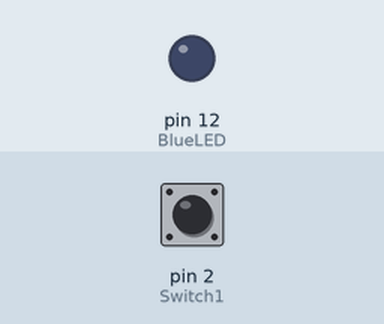
The sketch below on a simulated Arduino Uno, built with avr-gcc and run on an emulated ATmega328P. Shown: output pins drawn as LEDs (lit = HIGH). Dashed ring = blinking. The test bench sets the inputs (shaded band); at power-on: pin 2 (Switch1) LOW.

Above: at 1.2 s.
1.3 s: pin 2 (Switch1) pulled HIGH for 0.15 s
At 1.37 s:
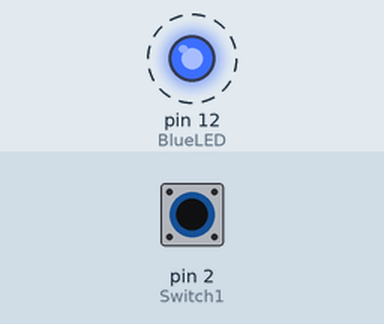
3.2 s: pin 2 (Switch1) pulled HIGH for 3.2 s
At 7.5 s:
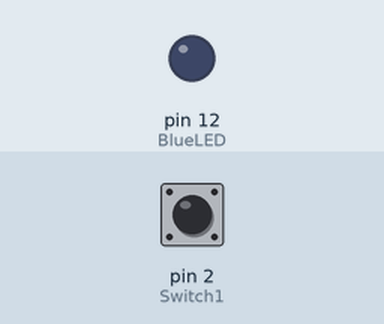
Timing chart, 0 to 9.0 s (numbered marks = the images above; inputs shaded):
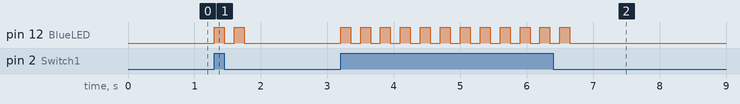

Measured:
- after the input at 1.3 s, pin 12 (BlueLED): alternates HIGH for 0.15 s and LOW for 0.15 s, 4 changes in all, then stays LOW, starting at once
- after the input at 3.2 s, pin 12 (BlueLED): alternates HIGH for 0.15 s and LOW for 0.15 s, 24 changes in all, then stays LOW, starting at once

The sketch:

Switch_LED_-_Day_3.ino
```cpp
int BlueLED = 12;
int Switch1 = 2; //pin 2 will be attached to our switch

void setup() {
  // put your setup code here, to run once:
pinMode(BlueLED, OUTPUT);
pinMode(Switch1, INPUT);

}

void loop() {
  // put your main code here, to run repeatedly:
if(digitalRead(Switch1)==HIGH){
  digitalWrite(BlueLED, HIGH);
  delay(150);
  digitalWrite(BlueLED, LOW);
  delay(150);
  digitalWrite(BlueLED, HIGH);
  delay(150);
  digitalWrite(BlueLED, LOW);
  delay(150);


}
else{
  digitalWrite(BlueLED, LOW);
}
}
```
